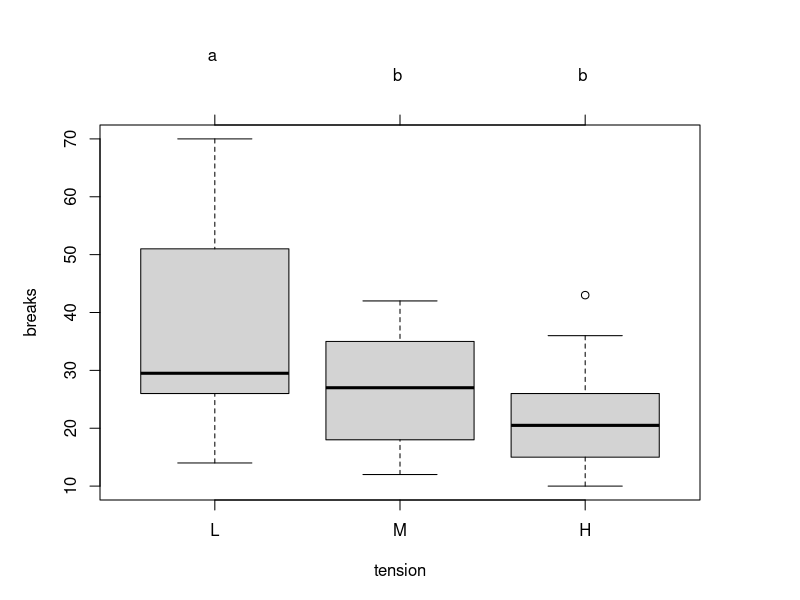
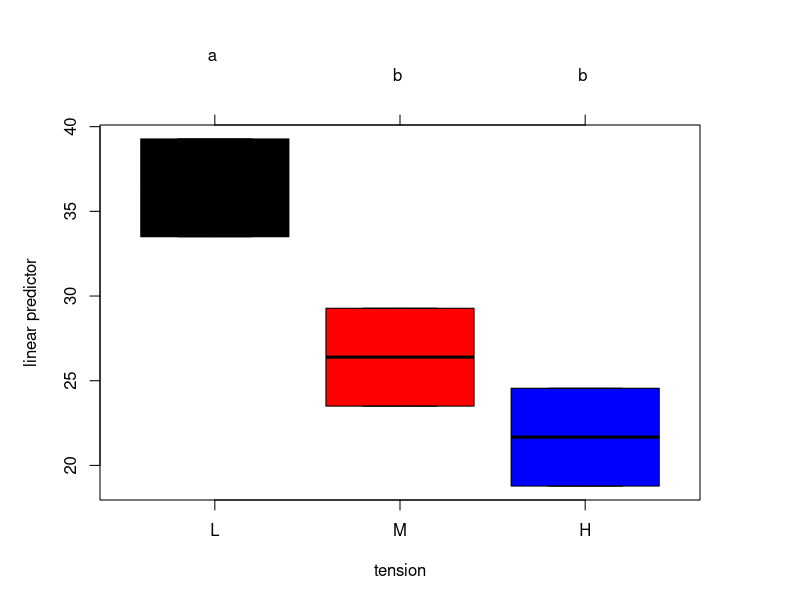
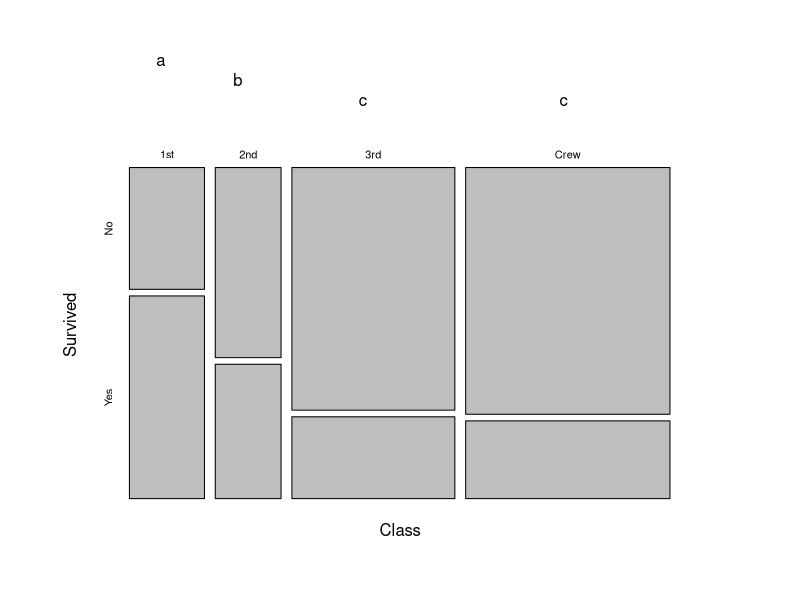

The R source for these figures, in order:
library(multcomp)


### Name: cld
### Title: Set up a compact letter display of all pair-wise comparisons
### Aliases: cld cld.glht cld.summary.glht cld.confint.glht

### ** Examples

  ### multiple comparison procedures
  ### set up a one-way ANOVA
  data(warpbreaks)
  amod <- aov(breaks ~ tension, data = warpbreaks)
  ### specify all pair-wise comparisons among levels of variable "tension"
  tuk <- glht(amod, linfct = mcp(tension = "Tukey"))
  ### extract information
  tuk.cld <- cld(tuk)
  ### use sufficiently large upper margin
  old.par <- par(mai=c(1,1,1.25,1), no.readonly = TRUE)
  ### plot
  plot(tuk.cld)
  par(old.par)
  
  ### now using covariates
  data(warpbreaks)
  amod2 <- aov(breaks ~ tension + wool, data = warpbreaks)
  ### specify all pair-wise comparisons among levels of variable "tension"
  tuk2 <- glht(amod2, linfct = mcp(tension = "Tukey"))
  ### extract information
  tuk.cld2 <- cld(tuk2)
  ### use sufficiently large upper margin
  old.par <- par(mai=c(1,1,1.25,1), no.readonly = TRUE)
  ### plot using different colors
  plot(tuk.cld2, col=c("black", "red", "blue"))
  par(old.par)

  ### set up all pair-wise comparisons for count data
  data(Titanic)
  mod <- glm(Survived ~ Class, data = as.data.frame(Titanic), weights = Freq, family = binomial())
  ### specify all pair-wise comparisons among levels of variable "Class"
  glht.mod <- glht(mod, mcp(Class = "Tukey"))
  ### extract information
  mod.cld <- cld(glht.mod)
  ### use sufficiently large upper margin
  old.par <- par(mai=c(1,1,1.5,1), no.readonly = TRUE)
  ### plot
  plot(mod.cld)
  par(old.par)
